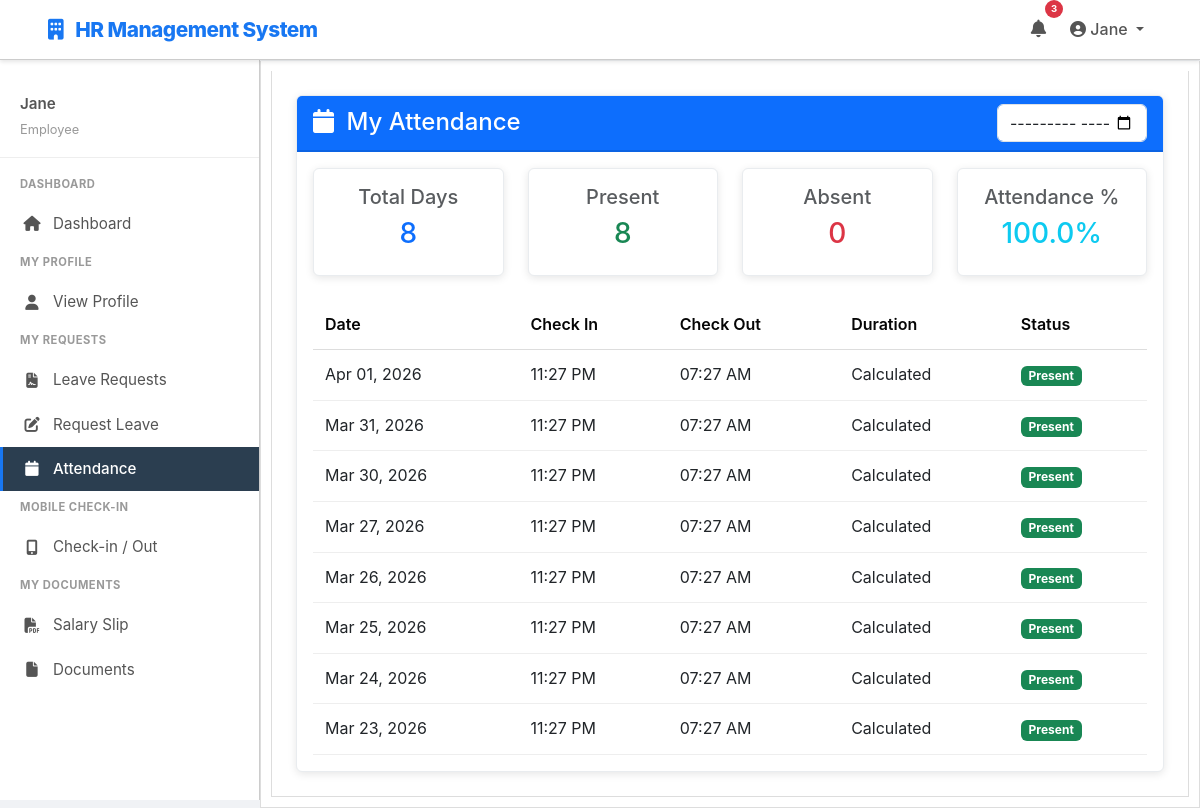
Page /attendance/ (signed in) on the earlier database version.
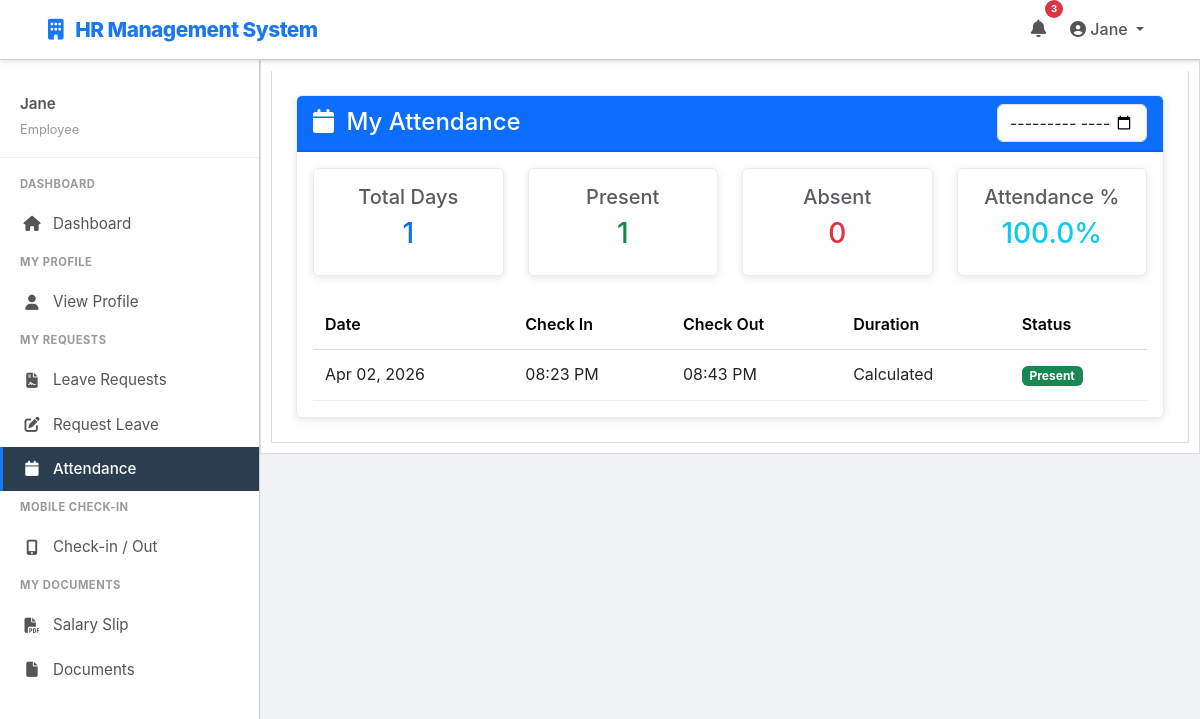
Same page on the later database version.
### employees/models.py (models this page shows, shortened)
class Employee(models.Model):
    user = models.OneToOneField(User, on_delete=models.CASCADE)
    role = models.CharField(max_length=20, choices=ROLE_CHOICES, default='employee')
    employee_id = models.CharField(max_length=50, unique=True)
    department = models.CharField(max_length=100, blank=True)
    position = models.CharField(max_length=100, blank=True)
    phone = models.CharField(max_length=20, blank=True)
    date_of_birth = models.DateField(null=True, blank=True)
    hire_date = models.DateField(null=True, blank=True)
    salary = models.DecimalField(max_digits=10, decimal_places=2, null=True, blank=True)
    is_active = models.BooleanField(default=True)
    created_at = models.DateTimeField(auto_now_add=True)
    updated_at = models.DateTimeField(auto_now=True)
    def get_role_label(self):
        role_map = {
            'admin': 'System Admin',
            'hradmin': 'HR Admin',
            'manager': 'Manager',
            'employee': 'Employee'
        }
        return role_map.get(self.role, self.role)
    class Meta:
        ordering = ['employee_id']

class Attendance(models.Model):
    STATUS_CHOICES = [
        ('present', 'Present'),
        ('absent', 'Absent'),
        ('late', 'Late'),
        ('half_day', 'Half Day'),
        ('leave', 'Leave'),
        ('excused', 'Excused Absence'),
    ]
    employee = models.ForeignKey(Employee, on_delete=models.CASCADE, related_name='attendance_records')
    date = models.DateField()
    status = models.CharField(max_length=20, choices=STATUS_CHOICES, default='present')
    check_in_time = models.TimeField(null=True, blank=True)
    check_out_time = models.TimeField(null=True, blank=True)
    check_in_latitude = models.FloatField(null=True, blank=True, help_text="GPS latitude at check-in")
    check_in_longitude = models.FloatField(null=True, blank=True, help_text="GPS longitude at check-in")
    check_out_latitude = models.FloatField(null=True, blank=True, help_text="GPS latitude at check-out")
    check_out_longitude = models.FloatField(null=True, blank=True, help_text="GPS longitude at check-out")
    notes = models.TextField(blank=True)
    created_at = models.DateTimeField(auto_now_add=True)
    updated_at = models.DateTimeField(auto_now=True)
    marked_by = models.ForeignKey(User, on_delete=models.SET_NULL, null=True, blank=True, related_name='attendance_marked')
    class Meta:
        unique_together = ('employee', 'date')
        ordering = ['-date']
        verbose_name_plural = "Attendance"
        indexes = [
            models.Index(fields=['employee', 'date']),
            models.Index(fields=['date']),
        ]

### employees/views.py (the view)
# urls.py: path('attendance/', views.employee_attendance, name='employee_attendance'),
@never_cache
@login_required(login_url='home')
def employee_attendance(request):
    try:
        employee = Employee.objects.get(user=request.user)
    except Employee.DoesNotExist:
        return redirect('home')
    from datetime import timedelta
    from django.utils import timezone
    thirty_days_ago = timezone.now().date() - timedelta(days=30)
    attendance_records = Attendance.objects.filter(
        employee=employee,
        date__gte=thirty_days_ago
    ).order_by('-date')
    total_records = Attendance.objects.filter(employee=employee).count()
    present = Attendance.objects.filter(employee=employee, status='present').count()
    absent = Attendance.objects.filter(employee=employee, status='absent').count()
    late = Attendance.objects.filter(employee=employee, status='late').count()
    context = {
        'employee': employee,
        'user': request.user,
        'attendance_records': attendance_records,
        'stats': {
            'total': total_records,
            'present': present,
            'absent': absent,
            'late': late,
            'percentage': round((present / total_records * 100), 2) if total_records > 0 else 0,
        }
    }
    return render(request, 'employees/attendance.html', context)

### templates/employees/attendance.html (shortened to what this page needs)
{% extends "base.html" %}
{% load static %}
{% block content %}
<div class="container-main p-4">
    <div class="row">
        <div class="col-md-12">
            <div class="card">
                <div class="card-header bg-primary text-white d-flex align-items-center justify-content-between">
                    <div>
                        <i class="fas fa-calendar me-2" style="font-size: 1.5rem;"></i>
                        <h4 class="mb-0" style="display: inline;">My Attendance</h4>
                    </div>
                    <div>
                        <input type="month" class="form-control" style="width: 150px; display: inline-block;" placeholder="Select Month">
                    </div>
                </div>
                <div class="card-body">
                    <div class="row mb-4">
                        <div class="col-md-3">
                            <div class="card text-center">
                                <div class="card-body">
                                    <h5 class="text-muted">Total Days</h5>
                                    <h3 class="text-primary">{{ stats.total }}</h3>
                                </div>
                            </div>
                        </div>
                        <div class="col-md-3">
                            <div class="card text-center">
                                <div class="card-body">
                                    <h5 class="text-muted">Present</h5>
                                    <h3 class="text-success">{{ stats.present }}</h3>
                                </div>
                            </div>
                        </div>
                        <div class="col-md-3">
                            <div class="card text-center">
                                <div class="card-body">
                                    <h5 class="text-muted">Absent</h5>
                                    <h3 class="text-danger">{{ stats.absent }}</h3>
                                </div>
                            </div>
                        </div>
                        <div class="col-md-3">
                            <div class="card text-center">
                                <div class="card-body">
                                    <h5 class="text-muted">Attendance %</h5>
                                    <h3 class="text-info">{{ stats.percentage }}%</h3>
                                </div>
                            </div>
                        </div>
                    </div>
                    <div class="table-responsive">
                        <table class="table table-hover">
                            <thead>
                                <tr>
                                    <th>Date</th>
                                    <th>Check In</th>
                                    <th>Check Out</th>
                                    <th>Duration</th>
                                    <th>Status</th>
                                </tr>
                            </thead>
                            <tbody>
                                {% if attendance_records %}
                                    {% for record in attendance_records %}
                                    <tr>
                                        <td>{{ record.date|date:"M d, Y" }}</td>
                                        <td>
                                            {% if record.check_in_time %}
                                                {{ record.check_in_time|time:"h:i A" }}
                                            {% else %}
                                                <span class="text-muted">--</span>
                                            {% endif %}
                                        </td>
                                        <td>
                                            {% if record.check_out_time %}
                                                {{ record.check_out_time|time:"h:i A" }}
                                            {% else %}
                                                <span class="text-muted">--</span>
                                            {% endif %}
                                        </td>
                                        <td>
                                            {% if record.check_in_time and record.check_out_time %}
                                                {% load tz %}
                                                {% with duration=record.check_out_time|add:record.check_in_time %}
                                                    Calculated
                                                {% endwith %}
                                            {% else %}
                                                <span class="text-muted">--</span>
                                            {% endif %}
                                        </td>
                                        <td>
                                            {% if record.status == 'present' %}
                                                <span class="badge bg-success">Present</span>
                                            {% elif record.status == 'absent' %}
                                                <span class="badge bg-danger">Absent</span>
                                            {% elif record.status == 'late' %}
                                                <span class="badge bg-warning">Late</span>
                                            {% elif record.status == 'half_day' %}
                                                <span class="badge bg-info">Half Day</span>
                                            {% elif record.status == 'leave' %}
                                                <span class="badge bg-secondary">Leave</span>
                                            {% elif record.status == 'excused' %}
                                                <span class="badge bg-secondary">Excused</span>
                                            {% else %}
                                                <span class="badge bg-light">{{ record.status }}</span>
                                            {% endif %}
                                        </td>
                                    </tr>
                                    {% endfor %}
                                {% else %}
                                <tr>
                                    <td colspan="5" class="text-center text-muted py-4">
                                        <i class="fas fa-inbox"></i> No attendance records found
                                    </td>
                                </tr>
                                {% endif %}
                            </tbody>
                        </table>
                    </div>
                </div>
            </div>
        </div>
    </div>
</div>
{% endblock %}

### templates/base.html (shortened to what this page needs)
{% load static %}
<!DOCTYPE html>
<html lang="en">
<head>
    <link href="https://cdn.jsdelivr.net/npm/bootstrap@5.3.0/dist/css/bootstrap.min.css" rel="stylesheet">
    <link rel="stylesheet" href="https://cdnjs.cloudflare.com/ajax/libs/font-awesome/6.4.0/css/all.min.css">
</head>
<body>
    <nav class="navbar navbar-expand-lg navbar-light">
        <div class="container-fluid px-5">
            <a class="navbar-brand" href="/">
                <i class="fas fa-building"></i> HR Management System
            </a>
            <div class="collapse navbar-collapse" id="navbarNav">
                <ul class="navbar-nav ms-auto">
                    {% if user.is_authenticated %}
                    <li class="nav-item">
                        <a class="nav-link position-relative" href="#" role="button" data-bs-toggle="dropdown">
                            <i class="fas fa-bell"></i>
                            <span class="position-absolute top-0 start-100 translate-middle badge rounded-pill bg-danger" style="font-size: 0.6rem;">
                                3
                            </span>
                        </a>
                    </li>
                    <li class="nav-item dropdown">
                        <a class="nav-link dropdown-toggle" href="#" id="profileDropdown" role="button" data-bs-toggle="dropdown" aria-expanded="false">
                            <i class="fas fa-user-circle"></i> {{ user.first_name|default:user.username }}
                        </a>
                    </li>
                    {% endif %}
                </ul>
            </div>
        </div>
    </nav>
    {% include 'sidebar.html' %}
    <div class="main-content" style="margin-top: 61px;">
        <div class="container-fluid p-0">
            <div class="container-main">
                {% block content %}{% endblock %}
            </div>
        </div>
    </div>
</body>
</html>

### templates/sidebar.html (shortened to what this page needs)
{% if user.is_authenticated %}
<div class="sidebar">
    <div class="sidebar-header">
        <h6>{{ user.first_name|default:user.username }}</h6>
        <small>{{ user.employee.get_role_label }}</small>
    </div>
    {% if user.employee.role == 'admin' %}
    <ul class="sidebar-menu">
        <div class="sidebar-section-title">Dashboard</div>
        <li><a href="{% url 'dashboard' %}"><i class="fas fa-home"></i> Dashboard</a></li>
    </ul>
    <ul class="sidebar-menu">
        <div class="sidebar-section-title">System Management</div>
        <li><a href="{% url 'employee_list' %}"><i class="fas fa-user-cog"></i> Manage User</a></li>
    </ul>
    <ul class="sidebar-menu">
        <div class="sidebar-section-title">Reports & Analytics</div>
        <li><a href="#"><i class="fas fa-chart-bar"></i> System Reports</a></li>
        <li><a href="#"><i class="fas fa-chart-pie"></i> Statistics</a></li>
    </ul>
    {% elif user.employee.role == 'employee' %}
    <ul class="sidebar-menu">
        <div class="sidebar-section-title">Dashboard</div>
        <li><a href="{% url 'dashboard' %}"><i class="fas fa-home"></i> Dashboard</a></li>
    </ul>
    <ul class="sidebar-menu">
        <div class="sidebar-section-title">My Profile</div>
        <li><a href="{% url 'employee_profile' %}"><i class="fas fa-user"></i> View Profile</a></li>
    </ul>
    <ul class="sidebar-menu">
        <div class="sidebar-section-title">My Requests</div>
        <li><a href="{% url 'employee_leave_requests' %}"><i class="fas fa-file-contract"></i> Leave Requests</a></li>
        <li><a href="{% url 'employee_request_leave' %}"><i class="fas fa-edit"></i> Request Leave</a></li>
        <li><a href="{% url 'employee_attendance' %}"><i class="fas fa-calendar"></i> Attendance</a></li>
    </ul>
    <ul class="sidebar-menu">
        <div class="sidebar-section-title">Mobile Check-in</div>
        <li><a href="/mobile/check-in/"><i class="fas fa-mobile-alt"></i> Check-in / Out</a></li>
    </ul>
    <ul class="sidebar-menu">
        <div class="sidebar-section-title">My Documents</div>
        <li><a href="{% url 'employee_salary_slips' %}"><i class="fas fa-file-pdf"></i> Salary Slip</a></li>
        <li><a href="{% url 'employee_documents' %}"><i class="fas fa-file"></i> Documents</a></li>
    </ul>
    {% endif %}
</div>
{% endif %}

Differences in the rows shown:
removed Attendance: date "Apr 01, 2026", check_in_time "11:27 PM", check_out_time "07:27 AM", shows "Calculated", status "Present"
removed Attendance: date "Mar 31, 2026", check_in_time "11:27 PM", check_out_time "07:27 AM", shows "Calculated", status "Present"
removed Attendance: date "Mar 30, 2026", check_in_time "11:27 PM", check_out_time "07:27 AM", shows "Calculated", status "Present"
removed Attendance: date "Mar 27, 2026", check_in_time "11:27 PM", check_out_time "07:27 AM", shows "Calculated", status "Present"
removed Attendance: date "Mar 26, 2026", check_in_time "11:27 PM", check_out_time "07:27 AM", shows "Calculated", status "Present"
removed Attendance: date "Mar 25, 2026", check_in_time "11:27 PM", check_out_time "07:27 AM", shows "Calculated", status "Present"
removed Attendance: date "Mar 24, 2026", check_in_time "11:27 PM", check_out_time "07:27 AM", shows "Calculated", status "Present"
removed Attendance: date "Mar 23, 2026", check_in_time "11:27 PM", check_out_time "07:27 AM", shows "Calculated", status "Present"
added Attendance: date "Apr 02, 2026", check_in_time "08:23 PM", check_out_time "08:43 PM", shows "Calculated", status "Present"
Other differences:
{{ stats.total }}: "8" → "1"
{{ stats.present }}: "8" → "1"
